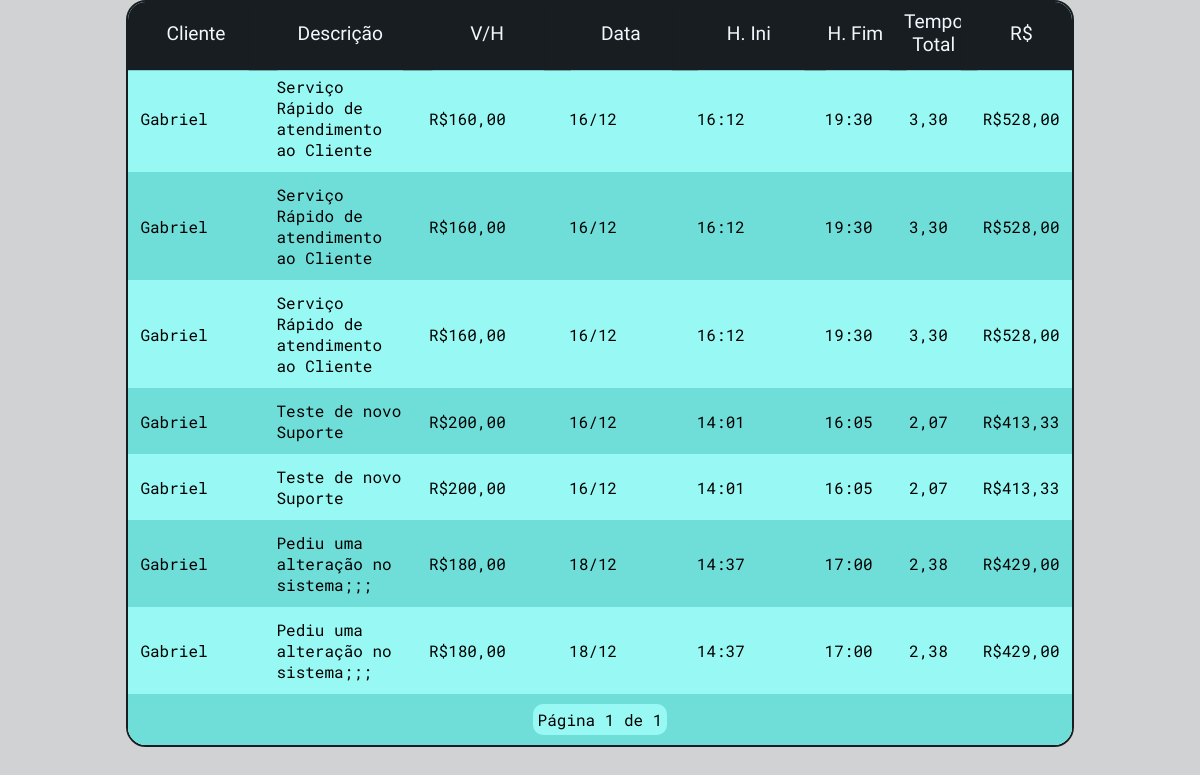
The app's page /ambielle/cadastroSuporte/ (lower part), older data.
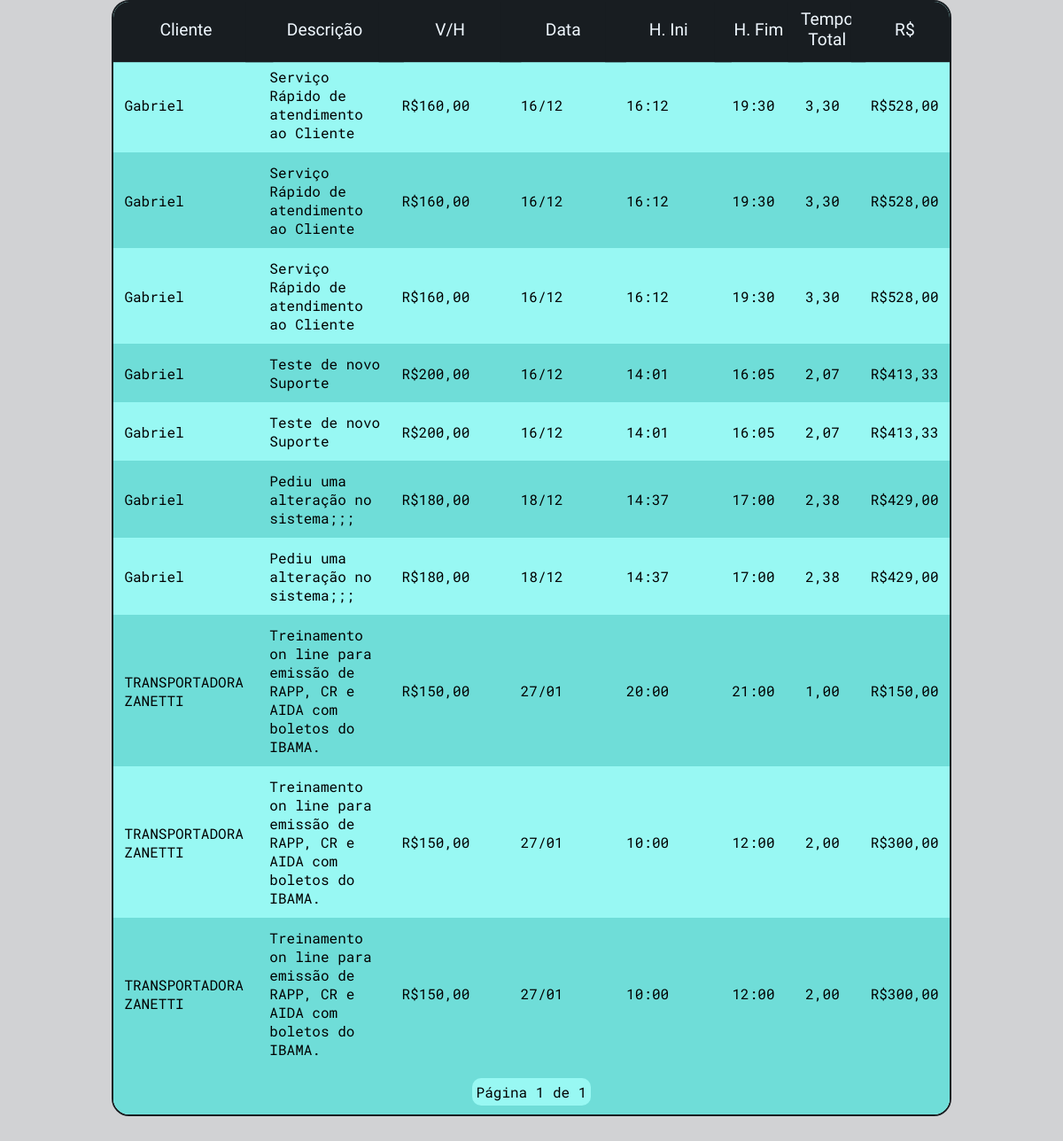
The same page, newer data.
### workflow/models.py (models this page shows, shortened)
class Suporte(models.Model):
    cliente = models.ForeignKey(Cliente, on_delete=models.CASCADE)
    descricao = models.TextField()
    valor_hora = models.DecimalField(max_digits=10, decimal_places=2, default=75.00)
    data_suporte = models.DateField(default=timezone.now)
    hora_inicio = models.TimeField()
    hora_fim = models.TimeField(blank=True, null=True)
    @property
    def tempo_suporte(self):
        if self.hora_inicio and self.hora_fim:
            inicio = make_aware(datetime.combine(self.data_suporte, self.hora_inicio))
            fim = make_aware(datetime.combine(self.data_suporte, self.hora_fim))
            delta = fim - inicio
            return delta.total_seconds() / 3600  # Retorna em horas
        return 0  # Se 'hora_fim' não estiver preenchida, retorna 0
    @property
    def valor_total(self):
        return Decimal(self.tempo_suporte) * self.valor_hora  # Converte o tempo para Decimal

class Cliente(models.Model):
    nome = models.CharField(max_length=255)
    endereco = models.CharField(max_length=255)
    numero = models.IntegerField(null=True)
    bairro = models.CharField(max_length=255, blank=True, null=True)
    razao_social = models.CharField(max_length=255, blank=True, null=True)
    telefone = models.CharField(max_length=15)
    email = models.EmailField()
    contato_principal = models.CharField(max_length=255)
    contato_secundario = models.CharField(max_length=255, blank=True, null=True)
    proposta_link = models.URLField(blank=True, null=True)
    cnpj = models.CharField(max_length=15)
    def __str__(self):
        return f"{self.nome}"

### workflow/views/createForms.py (the view)
# urls.py: path('ambielle/cadastroSuporte/', views.definir_suporte, name='suporte'),
def definir_suporte(request):
    title = 'Cadastro de Suporte'
    if request.method == 'POST':
        form = SuporteForm(request.POST)
        if form.is_valid():
            form.save()
            return redirect('workflow/suporte.html')  # Redireciona para uma lista de suporte após sucesso
    else:
        form = SuporteForm()
    page_obj = Paginator(Suporte.objects.all(), 10).get_page(request.GET.get('page'))  # Exibe 10 itens por página
    context = {
        'title': title,
        'form': form,
        'page_obj': page_obj,  # Passa a página de suportes para o template
    }
    return render(
        request,
        'workflow/suporte.html',
        context,
    )

### workflow/templates/workflow/suporte.html (shortened to what this page needs)
{% extends 'global/base.html' %}
{% block content %}
    <div class="lista">
      <table>
        <thead>
          <tr>
            <th>Cliente</th>
            <th>Descrição</th>
            <th>V/H</th>
            <th>Data</th>
            <th>H. Ini</th>
            <th>H. Fim</th>
            <th>Tempo Total</th>
            <th>R$</th>
          </tr>
        </thead>
        <tbody>
          {% for suporte in page_obj %}
            <tr>
              <td>{{ suporte.cliente.nome }}</td>
              <td>{{ suporte.descricao }}</td>
              <td>R${{ suporte.valor_hora }}</td>
              <td>{{ suporte.data_suporte|date:"d/m" }}</td>
              <td>{{ suporte.hora_inicio }}</td>
              <td>{{ suporte.hora_fim }}</td>
              <td>{{ suporte.tempo_suporte|floatformat:2 }}</td>
              <td>R${{ suporte.valor_total|floatformat:2 }}</td>
            </tr>
          {% endfor %}
        </tbody>
        <tfoot>
          <tr>
            <td colspan="8" class="tfoot-cell">
              <div class="pagination">
                <span class="step-links">
                  <span class="current">
                      Página {{ page_obj.number }} de {{ page_obj.paginator.num_pages }}
                  </span>
                </span>
              </div>
            </td>
          </tr>
        </tfoot>
      </table>
    </div>
{% endblock %}

Row changes from the older to the newer data that the page shows:
added Suporte: cliente.nome "TRANSPORTADORA ZANETTI", descricao "Treinamento on line para emissão de RAPP, CR e AIDA com boletos do IBAMA.", valor_hora "150,00", data_suporte "27/01", hora_inicio "20:00", hora_fim "21:00", tempo_suporte "1,00", valor_total "150,00"
added Suporte: cliente.nome "TRANSPORTADORA ZANETTI", descricao "Treinamento on line para emissão de RAPP, CR e AIDA com boletos do IBAMA.", valor_hora "150,00", data_suporte "27/01", hora_inicio "10:00", hora_fim "12:00", tempo_suporte "2,00", valor_total "300,00"
added Suporte: cliente.nome "TRANSPORTADORA ZANETTI", descricao "Treinamento on line para emissão de RAPP, CR e AIDA com boletos do IBAMA.", valor_hora "150,00", data_suporte "27/01", hora_inicio "10:00", hora_fim "12:00", tempo_suporte "2,00", valor_total "300,00"
